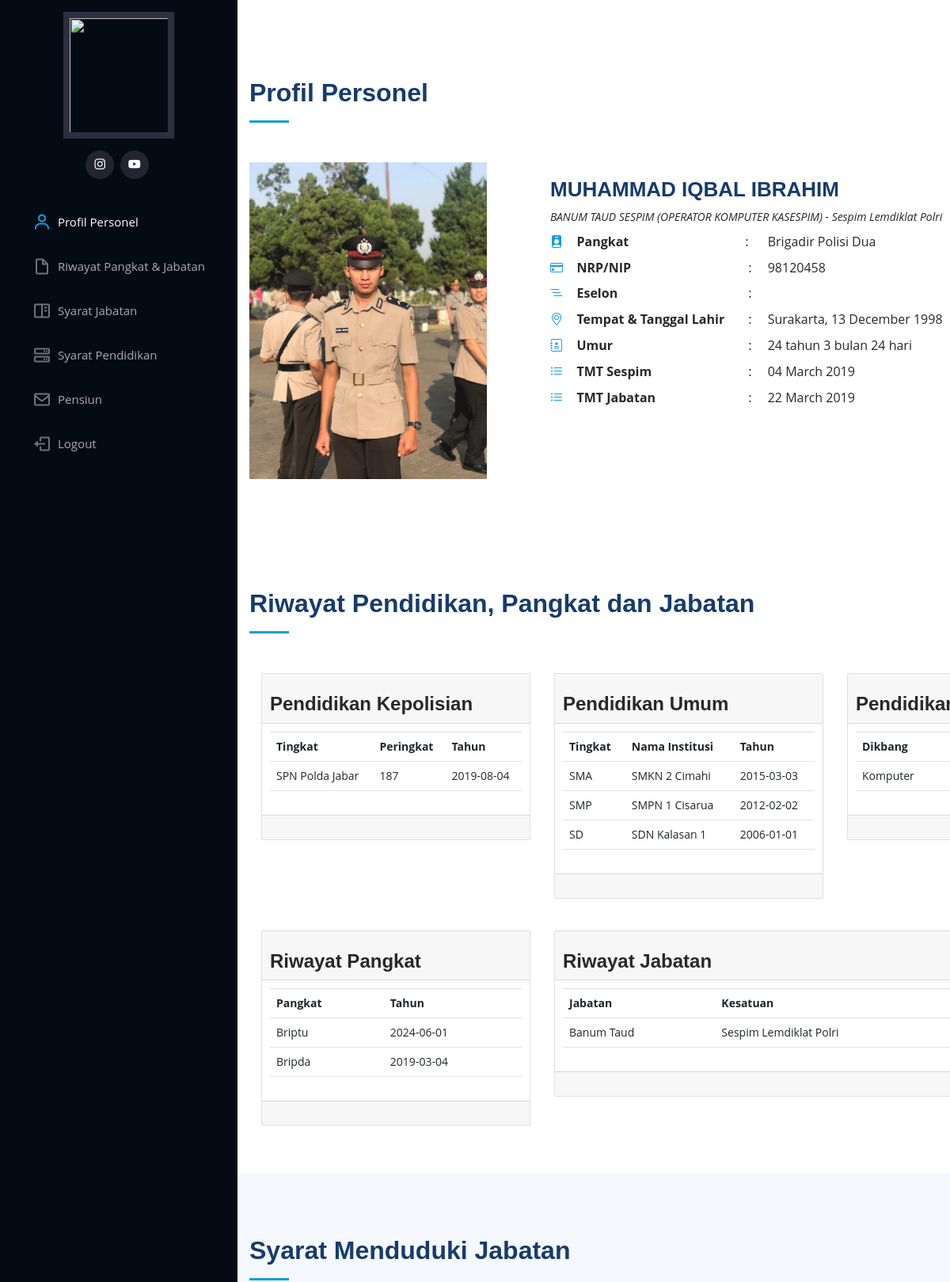
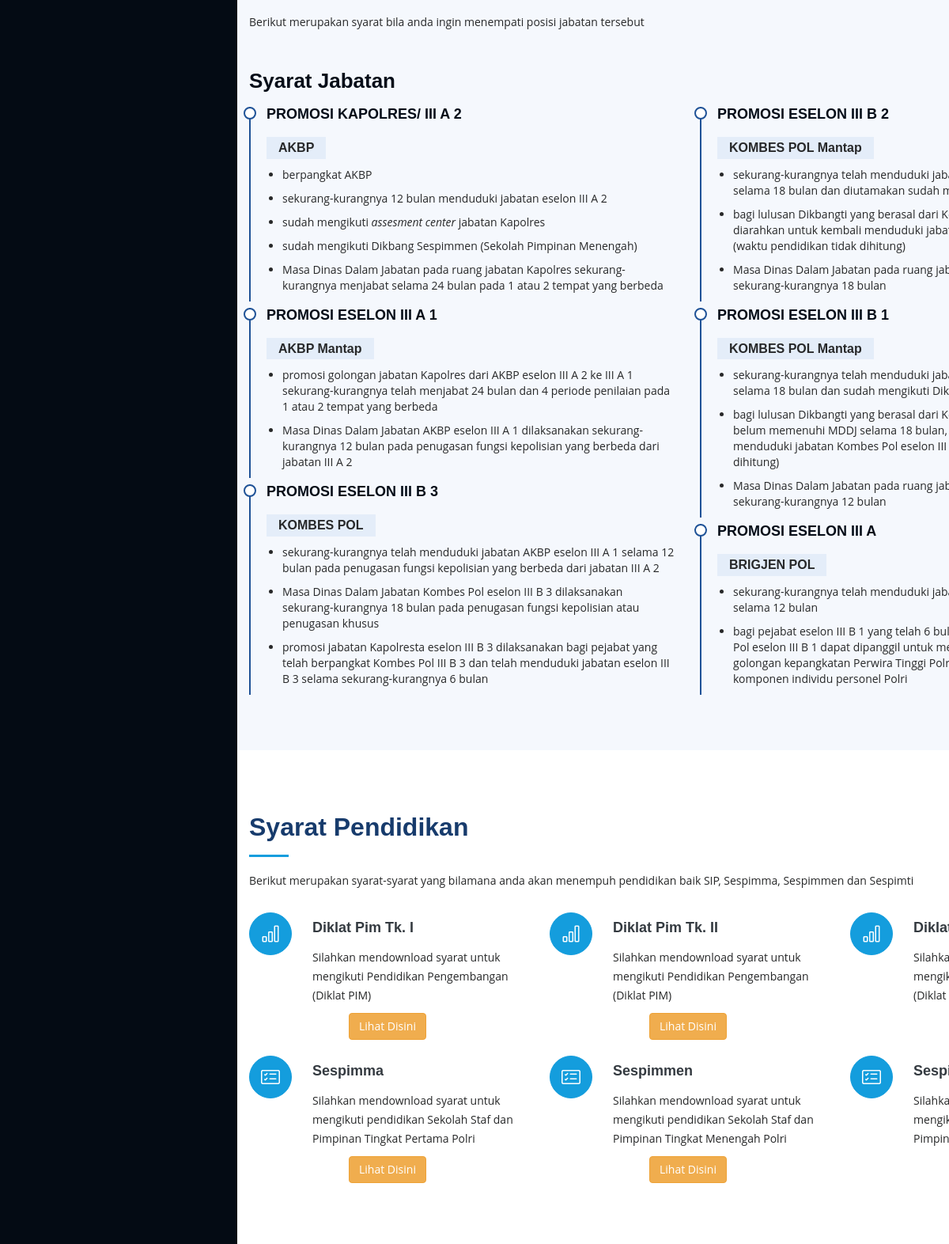
/user.php (signed in, upper part), run on the app's committed database (2 pictures, top to bottom).
### tables this page shows
CREATE TABLE `riwayat_dikpol` (
  `id` int(11) NOT NULL,
  `id_anggota` int(11) NOT NULL,
  `tingkat` varchar(50) NOT NULL,
  `tmt` date NOT NULL,
  `peringkat` varchar(50) NOT NULL
);

CREATE TABLE `riwayat_dikum` (
  `id` int(11) NOT NULL,
  `id_anggota` int(11) NOT NULL,
  `tingkat` varchar(50) NOT NULL,
  `institusi` varchar(50) NOT NULL,
  `tmt` varchar(50) NOT NULL
);

CREATE TABLE `riwayat_dikbang` (
  `id` int(11) NOT NULL,
  `id_anggota` int(11) NOT NULL,
  `dikbang` varchar(50) NOT NULL,
  `tmt` date NOT NULL
);

CREATE TABLE `riwayat_pangkat` (
  `id` int(11) NOT NULL,
  `id_anggota` int(11) NOT NULL,
  `pangkat` varchar(50) NOT NULL,
  `tmt` date NOT NULL
);

CREATE TABLE `riwayat_jabatan` (
  `id` int(11) NOT NULL,
  `id_anggota` int(11) NOT NULL,
  `jabatan` varchar(50) NOT NULL,
  `kesatuan` varchar(100) NOT NULL,
  `tmt` date NOT NULL
);

### user.php (the view, shortened to what the rows shown need)
<!DOCTYPE html>
<html lang="en">
<head>
  <link rel="stylesheet" href="/path/to/cdn/bootstrap.min.css" />
  <link href="assets/vendor/aos/aos.css" rel="stylesheet">
  <link href="assets/vendor/bootstrap/css/bootstrap.min.css" rel="stylesheet">
  <link href="assets/vendor/bootstrap-icons/bootstrap-icons.css" rel="stylesheet">
  <link href="assets/vendor/boxicons/css/boxicons.min.css" rel="stylesheet">
  <link href="assets/vendor/glightbox/css/glightbox.min.css" rel="stylesheet">
  <link href="assets/vendor/swiper/swiper-bundle.min.css" rel="stylesheet">
  <link rel="stylesheet" href="https://maxcdn.bootstrapcdn.com/bootstrap/3.4.1/css/bootstrap.min.css">
  <link href="assets/css/style.css" rel="stylesheet">
</head>
<body>
  <main id="main">
    <section id="about" class="about">
      <div class="container">
        <div class="section-title">
          <h2>Profil Personel</h2>
        </div>
          </div>
    </section>
    <section id="resume" class="resume section">
      <div class="container">
        <div class="section-title">
          <h2>Riwayat Pendidikan, Pangkat dan Jabatan</h2>
        </div>
      <div class="col-lg-12">
        <div class="row">
          <div class="col-md-4">
            <div class="card card-default">
                <div class="card-body">
                  <table class="table table-based">
                    <tr>
                      <th>Tingkat</th>
                      <th>Peringkat</th>
                      <th>Tahun</th>
                    </tr>
                    <?php
                        include 'config/koneksi.php';
                        $ambil = mysqli_query($connect,"SELECT * FROM riwayat_dikpol WHERE id_anggota = '".$_SESSION['id_anggota']."' ORDER BY tmt DESC");
                        while ($data = mysqli_fetch_array($ambil)) {
                     ?>
                    <tr>
                      <td><?= $data['tingkat'] ?></td>
                      <td><?= $data['peringkat'] ?></td>
                      <td><?= $data['tmt'] ?></td>
                    </tr>
                   <?php } ?>
                  </table>
                </div>
            </div>
          </div>
          <div class="col-md-4">
            <div class="card card-default">
                <div class="card-body">
                  <table class="table table-based">
                    <tr>
                      <th>Tingkat</th>
                      <th>Nama Institusi</th>
                      <th>Tahun</th>
                    </tr>
                     <?php
                        include 'config/koneksi.php';
                        $ambil = mysqli_query($connect,"SELECT * FROM riwayat_dikum WHERE id_anggota = '".$_SESSION['id_anggota']."' ORDER BY tmt DESC");
                        while ($data = mysqli_fetch_array($ambil)) {
                     ?>
                    <tr>
                      <td><?= $data['tingkat'] ?></td>
                      <td><?= $data['institusi'] ?></td>
                      <td><?= $data['tmt'] ?></td>
                    </tr>
                   <?php } ?>
                  </table>
                </div>
            </div>
          </div>
          <div class="col-md-4">
            <div class="card card-default">
                <div class="card-body">
                  <table class="table table-based">
                    <tr>
                      <th>Dikbang</th>
                    </tr>
                    <?php
                        include 'config/koneksi.php';
                        $ambil = mysqli_query($connect,"SELECT * FROM riwayat_dikbang WHERE id_anggota = '".$_SESSION['id_anggota']."' ORDER BY tmt DESC");
                        while ($data = mysqli_fetch_array($ambil)) {
                     ?>
                    <tr>
                      <td><?= $data['dikbang'] ?></td>
                    </tr>
                   <?php } ?>
                  </table>
                </div>
            </div>
          </div>
        </div>
        <div class="row">
          <div class="col-md-4"><br><br>
            <div class="card card-default">
                <div class="card-body">
                  <table class="table table-based">
                    <tr>
                      <th>Pangkat</th>
                      <th>Tahun</th>
                    </tr>
                    <?php
                        include 'config/koneksi.php';
                        $ambil = mysqli_query($connect,"SELECT * FROM riwayat_pangkat WHERE id_anggota = '".$_SESSION['id_anggota']."' ORDER BY tmt DESC");
                        while ($data = mysqli_fetch_array($ambil)) {
                     ?>
                    <tr>
                      <td><?= $data['pangkat'] ?></td>
                      <td><?= $data['tmt'] ?></td>
                    </tr>
                   <?php } ?>
                  </table>
                </div>
            </div>
          </div>
          <div class="col-md-8"><br><br>
            <div class="card card-default">
                <div class="card-body">
                  <table class="table table-based">
                    <tr>
                      <th>Jabatan</th>
                      <th>Kesatuan</th>
                    </tr>
                   <?php
                        include 'config/koneksi.php';
                        $ambil = mysqli_query($connect,"SELECT * FROM riwayat_jabatan WHERE id_anggota = '".$_SESSION['id_anggota']."' ORDER BY tmt DESC");
                        while ($data = mysqli_fetch_array($ambil)) {
                     ?>
                    <tr>
                      <td><?= $data['jabatan'] ?></td>
                      <td><?= $data['kesatuan'] ?></td>
                    </tr>
                   <?php } ?>
                  </table>
                </div>
            </div>
          </div>
        </div>
      </div>
      </div>
    </section>
    <section id="portfolio" class="resume section-bg">
      <div class="container">
        <div class="section-title">
          <h2>Syarat Menduduki Jabatan</h2>
        </div>
      </div>
    </section>
    <section id="services" class="services">
      <div class="container">
        <div class="section-title">
          <h2>Syarat Pendidikan</h2>
        </div>
      </div>
    </section>
</body>
</html>

### data on the page
riwayat_dikpol: tingkat "SPN Polda Jabar", peringkat "187", tmt "2019-08-04"
riwayat_dikum: tingkat "SMA", institusi "SMKN 2 Cimahi", tmt "2015-03-03"
riwayat_dikum: tingkat "SMP", institusi "SMPN 1 Cisarua", tmt "2012-02-02"
riwayat_dikum: tingkat "SD", institusi "SDN Kalasan 1", tmt "2006-01-01"
riwayat_dikbang: dikbang "Komputer"
riwayat_pangkat: pangkat "Briptu", tmt "2024-06-01"
riwayat_pangkat: pangkat "Bripda", tmt "2019-03-04"
riwayat_jabatan: jabatan "Banum Taud", kesatuan "Sespim Lemdiklat Polri"

### other printed values
$_SESSION['nama'] "MUHAMMAD IQBAL IBRAHIM"
$_SESSION['jabatan'] "BANUM TAUD SESPIM (OPERATOR KOMPUTER KASESPIM)"
$_SESSION['kesatuan'] "Sespim Lemdiklat Polri"
$_SESSION['pangkat'] "Brigadir Polisi Dua"
$_SESSION['nrp'] "98120458"
$_SESSION['tempat'] "Surakarta"
date('d F Y', strtotime($_SESSION['tgl'])) "13 December 1998"
hitung_umur($_SESSION['tgl']) "24 tahun 3 bulan 24 hari"
date('d F Y', strtotime($_SESSION['tmt_satker'])) "04 March 2019"
date('d F Y', strtotime($_SESSION['tmt_jabatan'])) "22 March 2019"
